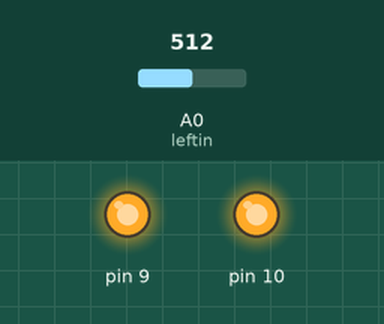
Simulated run of this sketch. Board: Arduino Uno, built with avr-gcc and run on an emulated ATmega328P. Parts: output pins drawn as LEDs (lit = HIGH). The inputs (shaded band) are chosen by the test bench; at power-on: A0 (leftin) = 512.

Above: at 1.2 s.
1.3 s: A0 (leftin) set to 225
2.8 s: A0 (leftin) set to 208
At 3.4 s:
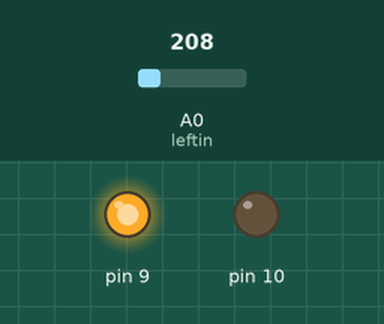
4.3 s: A0 (leftin) set to 229
At 5.5 s:
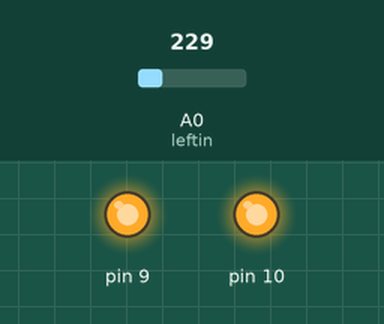
5.8 s: A0 (leftin) set to 209
At 6.8 s:
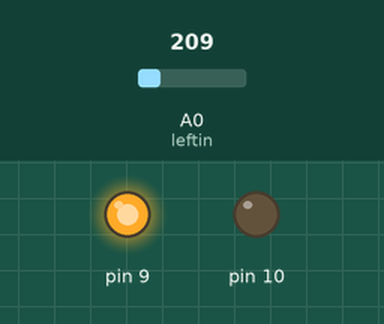
Timing chart, 0 to 8.3 s (numbered marks = the images above; inputs shaded):
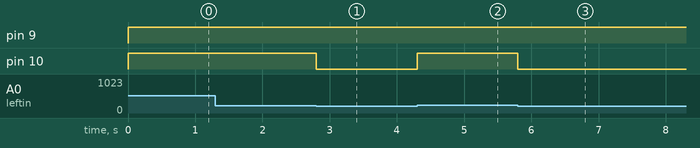

The sketch:

seguidor1.ino
```cpp
int senizq(A0);
int sender(A1);
int motor1(9);
int motor2(10);
int leftin;
int rightin;
void setup() {
pinMode(motor1, OUTPUT);
pinMode(motor2, OUTPUT);
pinMode(senizq, INPUT);
pinMode(sender, INPUT);
leftin= 0;
rightin = 0;
}


void loop() {

senizq=analogRead(leftin);
sender=analogRead (rightin);
if(senizq<219 && sender<169)
{
  digitalWrite (motor1,HIGH);
  digitalWrite (motor2,HIGH);
}
  else{
  if(senizq<219 && sender>169)
  {
    digitalWrite(motor1,HIGH);
    digitalWrite(motor2, LOW);}
    else{
    if(senizq>219 && sender<169){
    digitalWrite(motor1, LOW);
    digitalWrite(motor2, HIGH);}
    else{
    if(senizq>219 && sender>169)
    {
    digitalWrite(motor1, HIGH);
    digitalWrite(motor2, HIGH);
    }
    }
    }
  }
}
```

Measured:
- the behaviour switches between 219 and 218 on A0 (leftin) (found by bisection; images 0 and 1)
- after the input at 1.3 s, every drawn part: stays the same
- after the input at 2.8 s, pin 10: HIGH → LOW at once
- after the input at 4.3 s, pin 10: LOW → HIGH at once
- after the input at 5.8 s, pin 10: HIGH → LOW at once
